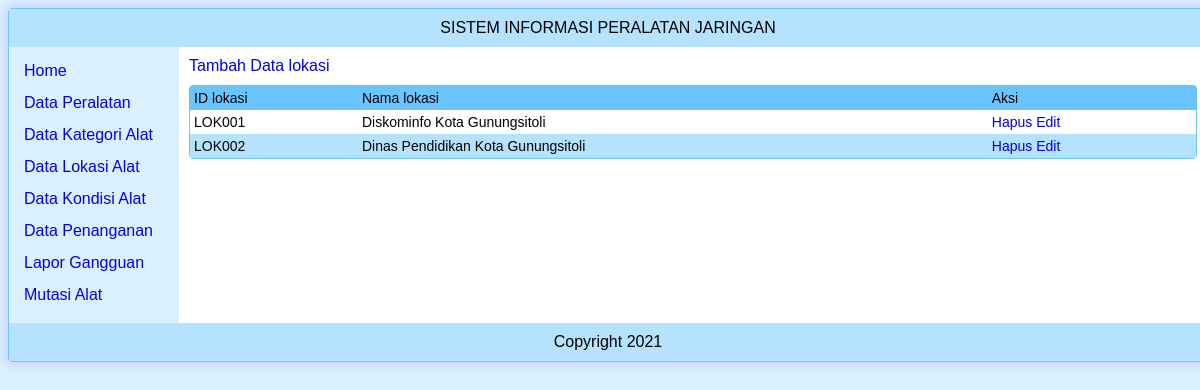
Before: /lokasi with the older database file.
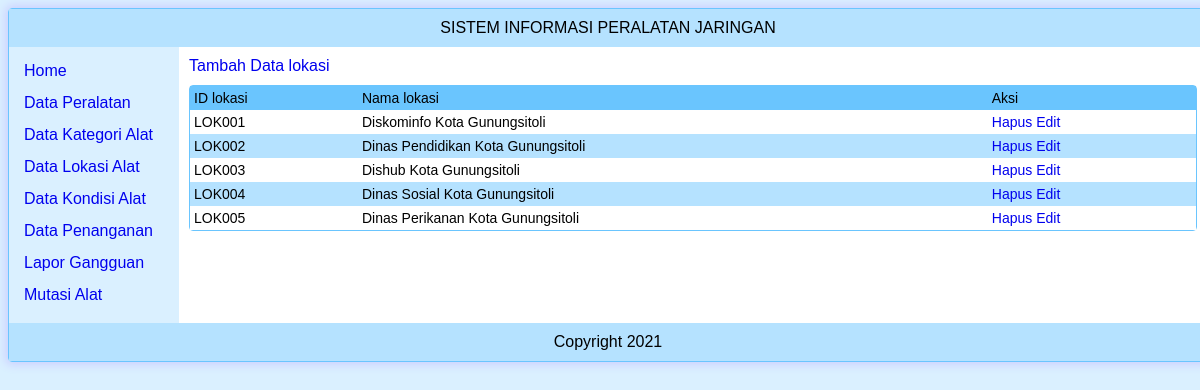
After: the same page with the newer database file.
### tables this page shows
CREATE TABLE `tbllokasi` (
  `id_lokasi` char(20) NOT NULL,
  `nama_lokasi` varchar(150) NOT NULL
);

### view_data/lokasi.php (the view)
<?php
	echo"<div class='menutambah'><a href='tambahlokasi'>Tambah Data lokasi</a></div>";
	include"db_link.php";
	$sql = mysqli_query($dblink,"SELECT * from tbllokasi");
		echo"<table border='0' cellpadding='4px' cellspacing='0px' width='100%'>
			<tr bgcolor=#6ac5fe>
				<td>ID lokasi</td>
				<td>Nama lokasi</td>
				<td>Aksi</td>
			</tr>";$i =0;
		while ($r=mysqli_fetch_array($sql,MYSQLI_ASSOC)){
  		$i++ ;
			if(($i % 2)==0)
				$bg="#b5e2ff" ;
			else
				$bg= "#fff";
			$xidk = isset($r['id_lokasi']) ? $r['id_lokasi'] : '';
			$xnk = isset($r['nama_lokasi']) ? $r['nama_lokasi'] : '';
		echo"<tr bgcolor=$bg>
				<td>$xidk</td>
				<td>$xnk</td>
				<td>
					<a href='control_data/proses_db_lokasi.php?modul=lokasi&act=hapus&xxid=$xidk'>Hapus</a>
					<a href='index.php?xlink=control_data/edit_lokasi.php&mod=edit&id=$xidk'>Edit</a>
			</tr>";
		}
		echo"</table>";
?>

Changed rows visible on the page:
added tbllokasi: id_lokasi "LOK003", nama_lokasi "Dishub Kota Gunungsitoli"
added tbllokasi: id_lokasi "LOK004", nama_lokasi "Dinas Sosial Kota Gunungsitoli"
added tbllokasi: id_lokasi "LOK005", nama_lokasi "Dinas Perikanan Kota Gunungsitoli"
